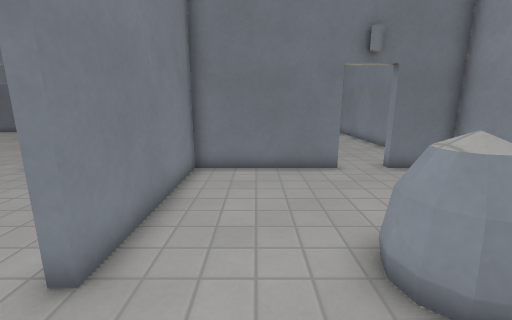
View 1 (above)

24 first-person views from a walk through a level from a Godot 3-D game. The camera is 1.2 m above the floor, tilts 12° down and sees 90° across. The floor is counted in squares, 0.5 m on a side. Each view is taken from the middle of a square. On the plan, view 1 faces up. The plan holds only what a view shows up to about 17 squares ahead; the rest is blank. The place goes on beyond the plan. Characters and animated objects are left out. Surface patterns are stand-ins for the level's own textures.

View 2
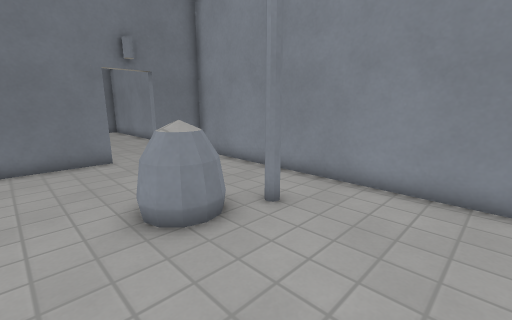

View 3
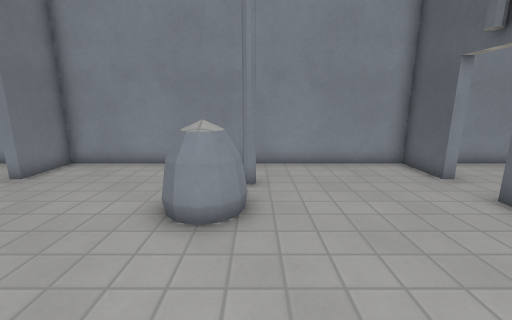

View 4
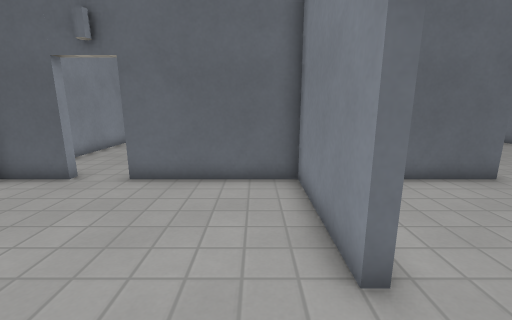

View 5
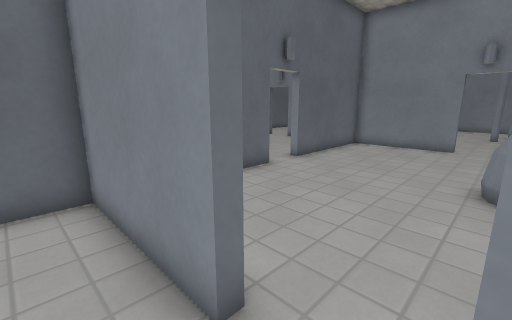

View 6
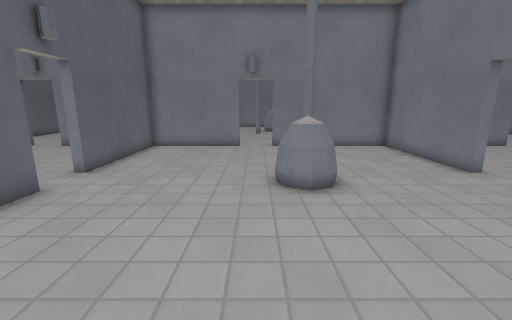

View 7
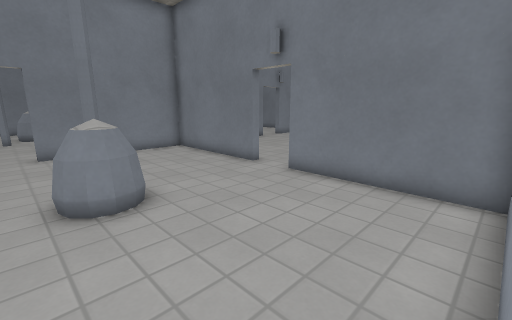

View 8
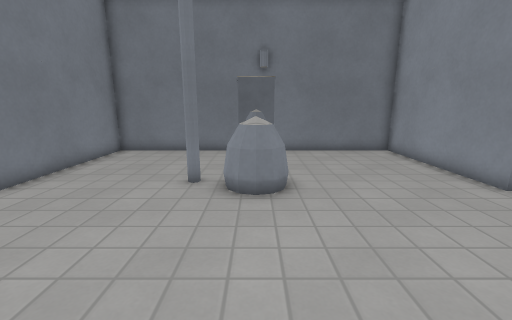

View 9
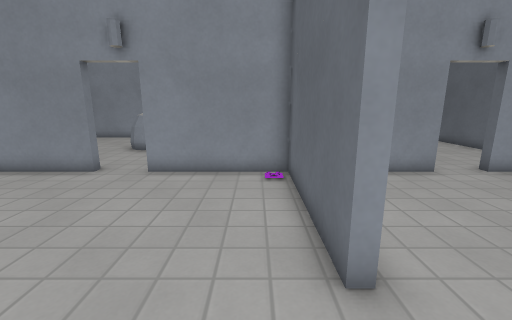

View 10
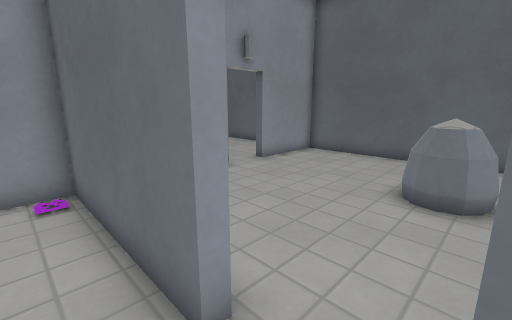

View 11
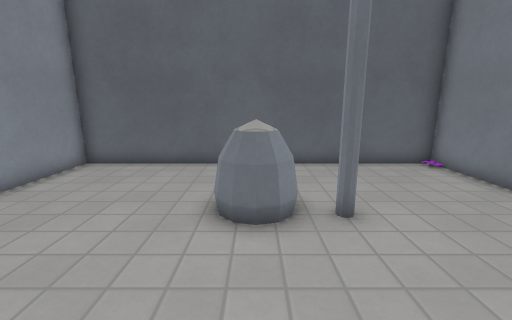

View 12
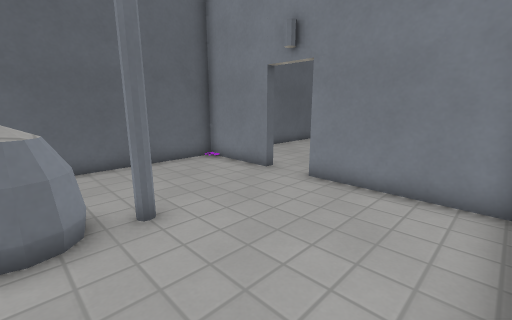

View 13
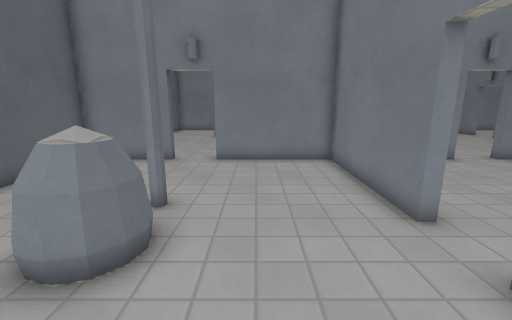

View 14
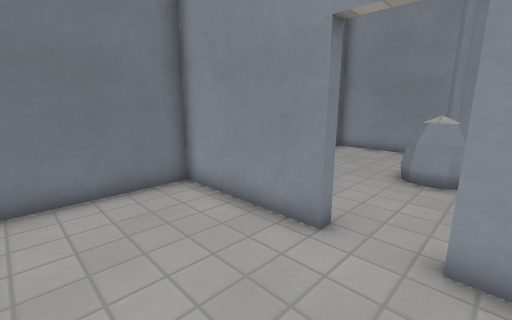

View 15
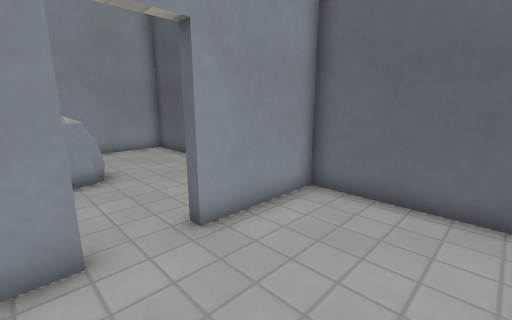

View 16
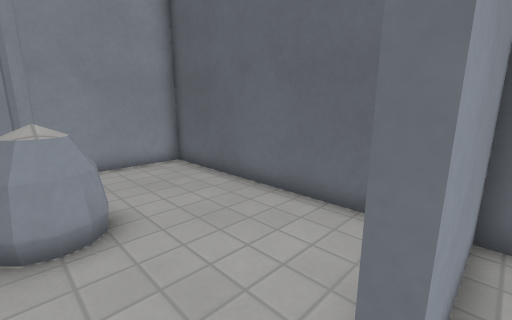

View 17
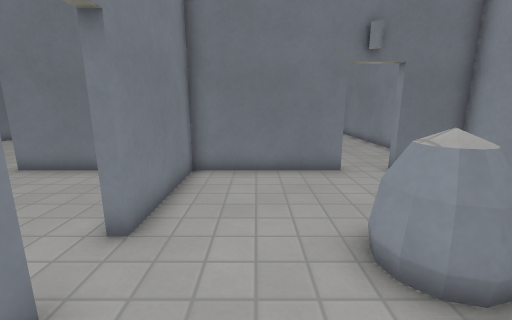

View 18
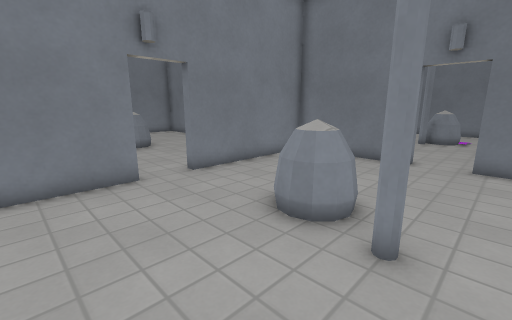

View 19
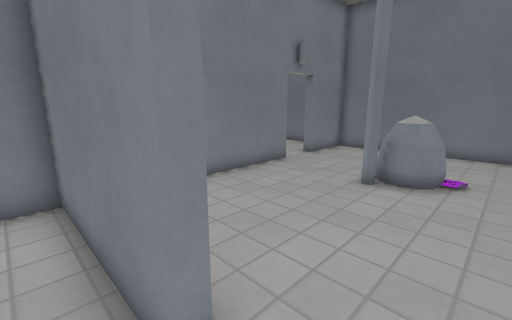

View 20
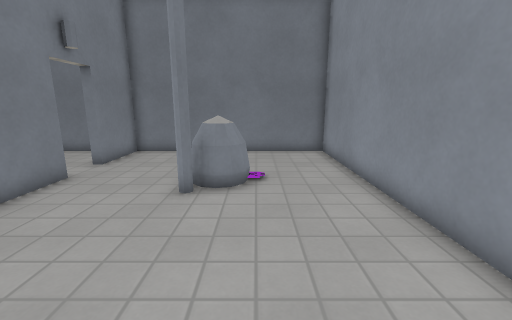

View 21
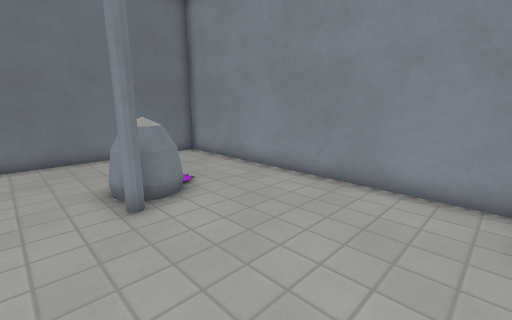

View 22
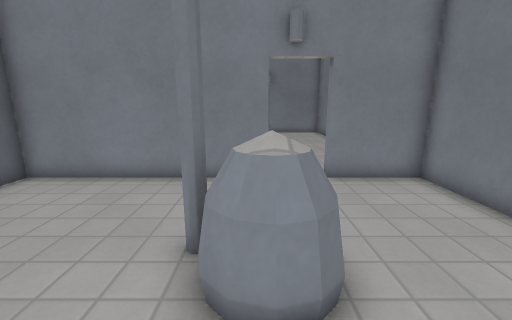

View 23
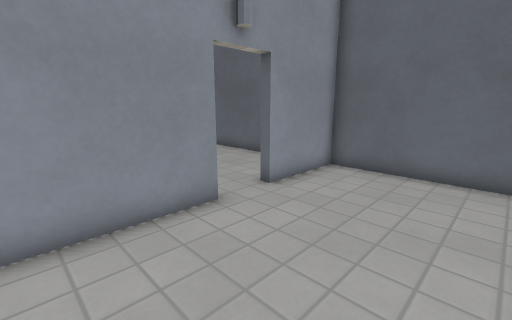

View 24
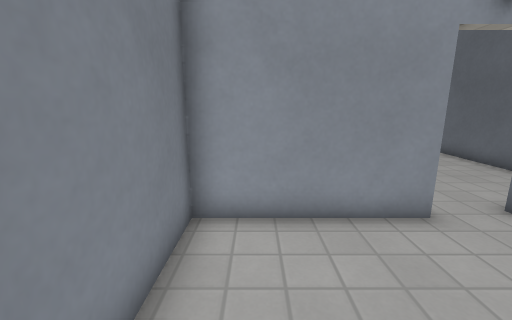

### Floor plan
Key: @ floor where view 1 was taken; # wall or solid block; . floor; = window, fence, low wall or low ledge; ^ raised ledge.
Columns run from 23 left of view 1 to 8 right of it. Each row starts with its distance up from view 1.
 24                  ##  ###########
 23                  .. ##.........#
 22              ...  ..##.........#
 21              .......##.........#
 20                    ............#
 19                     .....==....#
 18                     ##...===...#
 17       #.            ##...#=....#
 16       #..           ##.........#
 15        ....         ##.........#
 14         ....        ##.........#
 13          ...        ##.........#
 12           ...        #.........#
 11            ...       #.........#
 10      #######..#############..###
  9      ##.............##.........#
  8      ##.............##.........#
  7      ##.............##.........#
  6  ..  ##.............##.........#
  5  ... ##.............##.........#
  4   ...##....#===.....##...==....#
  3 .....##.....===.....##...===...#
  2 ..........................=.#..#
  1  ....##.............##.........#
  0      # .............##.@.......#
 -1      # .............##.........#
 -2      # .............##.........#
 -3      # .............##.........#
 -4      ########.#############..###
 -5  ############.####  ##     ..###
 -6 . ...# .............##.........#
 -7   ...# .............##.........#
 -8  ....# .............##.........#
 -9 .....##.............##.........#
-10 ...........#===..........===#..#
-11 ...........#=^=..........== #..#
-12 .....##......=......##.........#
-13 .....##.............# .........#
-14 .....##...... ......# .........#
-15 .....##......  .....# .........#
-16 ################################

Where each view was taken, in squares from view 1:
view 1: 0 up, 0 right, facing up
view 2: 2 down, 0 right, facing up-right
view 3: 2 up, 3 left, facing right
view 4: 4 up, 1 left, facing down
view 5: 3 up, 1 left, facing down-left
view 6: 2 up, 2 left, facing left
view 7: 2 up, 3 left, facing up-left
view 8: 4 down, 10 left, facing up
view 9: 3 down, 12 left, facing right
view 10: 3 down, 11 left, facing down-right
view 11: 5 down, 10 left, facing down
view 12: 5 down, 10 left, facing down-left
view 13: 8 down, 6 left, facing left
view 14: 12 down, 7 left, facing up-right
view 15: 9 down, 7 left, facing down-right
view 16: 10 down, 3 left, facing down-right
view 17: 14 down, 0 right, facing up
view 18: 2 down, 6 right, facing up-left
view 19: 9 up, 5 right, facing up-left
view 20: 10 up, 4 right, facing up
view 21: 11 up, 0 right, facing up-right
view 22: 18 up, 6 right, facing left
view 23: 6 down, 23 left, facing down-right
view 24: 6 down, 23 left, facing right
